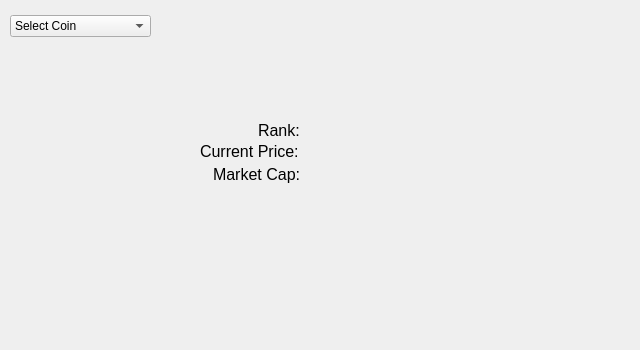
<?xml version="1.0" encoding="UTF-8"?>
<ui version="4.0">
 <class>MainWindow</class>
 <widget class="QMainWindow" name="MainWindow">
  <property name="geometry">
   <rect>
    <x>0</x>
    <y>0</y>
    <width>640</width>
    <height>350</height>
   </rect>
  </property>
  <property name="windowTitle">
   <string>Crypto Tracker</string>
  </property>
  <widget class="QWidget" name="centralwidget">
   <widget class="QComboBox" name="comboBox">
    <property name="geometry">
     <rect>
      <x>10</x>
      <y>15</y>
      <width>141</width>
      <height>22</height>
     </rect>
    </property>
    <item>
     <property name="text">
      <string>Select Coin</string>
     </property>
    </item>
    <item>
     <property name="text">
      <string>Bitcoin</string>
     </property>
    </item>
    <item>
     <property name="text">
      <string>Ethereum</string>
     </property>
    </item>
   </widget>
   <widget class="QLabel" name="Price_Num_Label">
    <property name="geometry">
     <rect>
      <x>305</x>
      <y>142</y>
      <width>221</width>
      <height>21</height>
     </rect>
    </property>
    <property name="font">
     <font>
      <pointsize>12</pointsize>
     </font>
    </property>
    <property name="text">
     <string/>
    </property>
   </widget>
   <widget class="QLabel" name="Price_Label">
    <property name="geometry">
     <rect>
      <x>200</x>
      <y>141</y>
      <width>101</width>
      <height>20</height>
     </rect>
    </property>
    <property name="font">
     <font>
      <pointsize>12</pointsize>
     </font>
    </property>
    <property name="text">
     <string>Current Price:</string>
    </property>
   </widget>
   <widget class="QLabel" name="Crypto_Name">
    <property name="geometry">
     <rect>
      <x>290</x>
      <y>80</y>
      <width>121</width>
      <height>21</height>
     </rect>
    </property>
    <property name="font">
     <font>
      <pointsize>15</pointsize>
     </font>
    </property>
    <property name="text">
     <string/>
    </property>
   </widget>
   <widget class="QLabel" name="Rank_Label">
    <property name="geometry">
     <rect>
      <x>258</x>
      <y>120</y>
      <width>41</width>
      <height>20</height>
     </rect>
    </property>
    <property name="font">
     <font>
      <pointsize>12</pointsize>
     </font>
    </property>
    <property name="text">
     <string>Rank:</string>
    </property>
   </widget>
   <widget class="QLabel" name="Market_Cap_Label">
    <property name="geometry">
     <rect>
      <x>213</x>
      <y>164</y>
      <width>91</width>
      <height>20</height>
     </rect>
    </property>
    <property name="font">
     <font>
      <pointsize>12</pointsize>
     </font>
    </property>
    <property name="text">
     <string>Market Cap:</string>
    </property>
   </widget>
   <widget class="QLabel" name="Market_Cap_Num_Label">
    <property name="geometry">
     <rect>
      <x>305</x>
      <y>164</y>
      <width>291</width>
      <height>21</height>
     </rect>
    </property>
    <property name="font">
     <font>
      <pointsize>12</pointsize>
     </font>
    </property>
    <property name="text">
     <string/>
    </property>
   </widget>
   <widget class="QLabel" name="Rank_Num_Label">
    <property name="geometry">
     <rect>
      <x>305</x>
      <y>120</y>
      <width>131</width>
      <height>21</height>
     </rect>
    </property>
    <property name="font">
     <font>
      <pointsize>12</pointsize>
     </font>
    </property>
    <property name="text">
     <string/>
    </property>
   </widget>
  </widget>
 </widget>
 <resources/>
 <connections/>
</ui>
